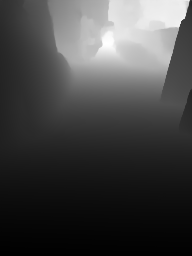
#> input picture adhoc/depth/3f76035400_depth_frame_001440.png, 192 x 256 px, given in place of 2f6aa18afe_frame_003240.png, which was not available
$ python surface_normal_estimation_adhoc.py
#> lines starting #> are read from the running program, lines starting #| are printed output that depends on the picture; after the words box and inside, x2 and y2 are one past the last pixel; in counts of white or black regions, pixels touching at a corner belong together; long printed decimals are rounded; pictures that were not available may be replaced by others from this repository, and a replacement may not be noted
import os
import numpy as np
import cv2
from PIL import Image
from matplotlib import pyplot as plt

# paths = ['adhoc/rgb/3f76035400_frame_001440.png',
#          'adhoc/depth/3f76035400_depth_frame_001440.png',
#          'adhoc/segment/3f76035400_frame_001440_gtFine_labelIds.png']
paths = ['adhoc/rgb/2f6aa18afe_frame_003240.png',
         'adhoc/depth/2f6aa18afe_depth_frame_003240.png',
         'adhoc/segment/2f6aa18afe_frame_003240_gtFine_labelIds.png']
# paths = ['adhoc/rgb/6024554a53_frame_014400.png',
#          'adhoc/depth/6024554a53_depth_frame_014400.png',
#          'adhoc/segment/6024554a53_frame_014400_gtFine_labelIds.png']
# paths = ['adhoc/rgb/3aaf8437bf_frame_004320.png',
#          'adhoc/depth/3aaf8437bf_depth_frame_004320.png',
#          'adhoc/segment/3aaf8437bf_frame_004320_gtFine_labelIds.png']

rgb_path = paths[0]
depth_path = paths[1]
rgb = Image.open(rgb_path)
#> rgb is the input picture: PIL image 192x256 I;16; min 1245, max 9227, mean 3378.2
depth = Image.open(depth_path)
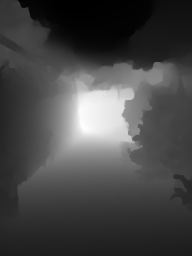
#> input picture adhoc/depth/2f6aa18afe_depth_frame_003240.png, 192 x 256 px
#> depth is the input picture: PIL image 192x256 I;16; min 890, max 7477, mean 2733.7
rgb = rgb.resize(depth.size, Image.BILINEAR)
# depth = depth.resize(rgb.size, Image.NEAREST)

segmentation_path = paths[2]
# segmentation_path = 'adhoc/segment/2f6aa18afe_frame_003240_gtFine_labelIds.png'
# segmentation_path = 'adhoc/segment/6024554a53_frame_014400_gtFine_labelIds.png'
# segmentation_path = 'adhoc/segment/3aaf8437bf_frame_004320_gtFine_labelIds.png'
segmentation = Image.open(segmentation_path)
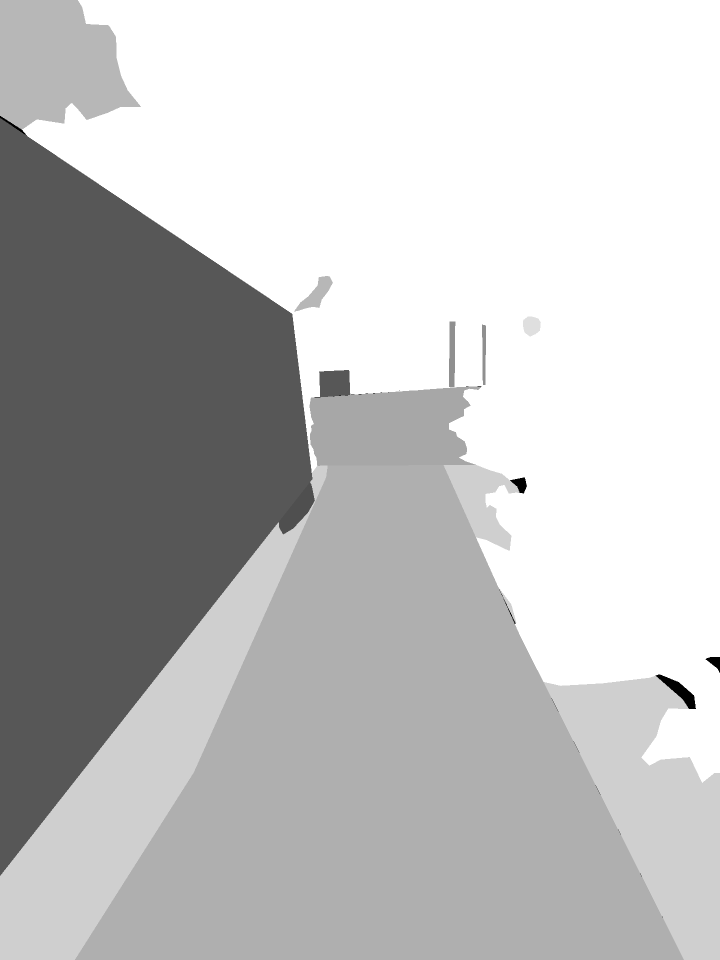
#> input picture adhoc/segment/2f6aa18afe_frame_003240_gtFine_labelIds.png, 1440 x 1920 px (shown at 1/2 size)
#> segmentation is the input picture: PIL image 1440x1920 L; min 0, max 32, mean 24.2
segmentation = segmentation.resize(depth.size, Image.NEAREST)
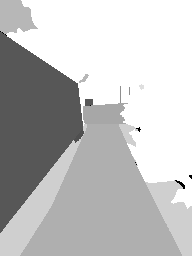
#> segmentation: PIL image 192x256 L; min 0, max 32, mean 24.2; drawn with min black and max white

rgb = np.array(rgb)
depth = np.array(depth)
segmentation = np.array(segmentation)

fx, fy = 1335.0, 1335.0
cx, cy = 960.0, 720.0
segmentation_class_id = 22 # sidewalk

print(f"Image size: {rgb.shape}, Depth size: {depth.shape}, Segmentation size: {segmentation.shape}")
#| Image size: (256, 192), Depth size: (256, 192), Segmentation size: (256, 192)

def filter_segmentation(segmentation, class_id, bounds: tuple):
    min_x, min_y, max_x, max_y = bounds
    min_x = min_x * segmentation.shape[1]
    min_y = min_y * segmentation.shape[0]
    max_x = max_x * segmentation.shape[1]
    max_y = max_y * segmentation.shape[0]

    print(f"Filtering segmentation for class {class_id} within bounds: ({min_x}, {min_y}) to ({max_x}, {max_y})")

    mask = (segmentation == class_id) & \
        (np.arange(segmentation.shape[0])[:, None] >= min_y) & \
        (np.arange(segmentation.shape[0])[:, None] < max_y) & \
        (np.arange(segmentation.shape[1])[None, :] >= min_x) & \
        (np.arange(segmentation.shape[1])[None, :] < max_x)
    filtered = np.zeros_like(segmentation)
    filtered[mask] = segmentation[mask]
    return filtered

def compute_surface_normals(depth, fx, fy, cx, cy, step=20, segmentation=None, segmentation_radius=10):
    h, w = depth.shape
    normals = np.zeros((h, w, 3), dtype=np.float32)

    for y in range(step, h - step, step):
        for x in range(step, w - step, step):
            dz = depth[y, x]
            if dz == 0:
                continue

            if segmentation is not None:
                seg = segmentation[y, x]
                seg_dx = segmentation[y, x + segmentation_radius] if x + segmentation_radius < w else segmentation[y, x]
                seg_dy = segmentation[y + segmentation_radius, x] if y + segmentation_radius < h else segmentation[y, x]
                seg_dx_1 = segmentation[y, x - segmentation_radius] if x - segmentation_radius >= 0 else segmentation[y, x]
                seg_dy_1 = segmentation[y - segmentation_radius, x] if y - segmentation_radius >= 0 else segmentation[y, x]
                if seg != segmentation_class_id or \
                    seg_dx != segmentation_class_id or seg_dy != segmentation_class_id or \
                    seg_dx_1 != segmentation_class_id or seg_dy_1 != segmentation_class_id:
                    continue

            # Center point in 3D
            X = (x - cx) * dz / fx
            Y = (y - cy) * dz / fy
            P = np.array([X, Y, dz])

            # Neighbor in x-direction
            dz_dx = depth[y, x + 1]
            if dz_dx == 0:
                continue
            X_dx = (x + 1 - cx) * dz_dx / fx
            Y_dx = (y - cy) * dz_dx / fy
            P_dx = np.array([X_dx, Y_dx, dz_dx])

            # Neighbor in y-direction
            dz_dy = depth[y + 1, x]
            if dz_dy == 0:
                continue
            X_dy = (x - cx) * dz_dy / fx
            Y_dy = (y + 1 - cy) * dz_dy / fy
            P_dy = np.array([X_dy, Y_dy, dz_dy])

            # Vectors and cross product
            v1 = P_dx - P
            v2 = P_dy - P
            n = np.cross(v1, v2)
            norm = np.linalg.norm(n)
            if norm > 0:
                normals[y, x] = n / norm

            # [4 lines of commented-out code are left out]

    return normals

def get_normal_angles(normals):
    valid_normals = normals[np.linalg.norm(normals, axis=2) > 0]
    if valid_normals.size == 0:
        return np.array([])

    # Compute angles with respect to the z-axis
    up = np.array([0, 0, 1])
    angles = np.arccos(np.clip(np.dot(valid_normals, up), -1.0, 1.0))
    return np.degrees(angles)

def print_normals_statistics(normal_angles):
    valid_angles = normal_angles[np.isfinite(normal_angles)]
    if valid_angles.size == 0:
        print("No valid angles found.")
        return

    mean_angle = np.mean(valid_angles)
    std_angle = np.std(valid_angles)
    print(f"Mean Angle: {mean_angle}, Std Angle: {std_angle}")

def visualize_normals_on_image(rgb, normals, step=20, scale=20):
    vis = rgb.copy()
    for y in range(step, normals.shape[0] - step, step):
        for x in range(step, normals.shape[1] - step, step):
            n = normals[y, x]
            if np.linalg.norm(n) > 0:
                end_point = (int(x + scale * n[0]), int(y - scale * n[1]))
                cv2.arrowedLine(vis, (x, y), end_point, color=(0, 255, 0), thickness=scale//4, tipLength=scale/10)
    return vis

def plot_histogram_with_image(normal_image, normal_angles, title="Normals Histogram"):
    valid_angles = normal_angles[np.isfinite(normal_angles)]
    if valid_angles.size == 0:
        print("No valid angles found for histogram.")
        return

    angles_degrees = valid_angles

    # Subplots, one for normal_image and one for histogram
    fig, (ax1, ax2) = plt.subplots(1, 2, figsize=(15, 6))
    ax1.imshow(cv2.cvtColor(normal_image, cv2.COLOR_BGR2RGB))
    ax1.set_title("Normal Image")
    ax1.axis('off')
    ax2.set_title(title)
    ax2.hist(angles_degrees.flatten(), bins=50, color='blue', alpha=0.7)
    ax2.set_xlabel("Normal Values")
    ax2.set_ylabel("Frequency")
    plt.tight_layout()
    plt.show()

step = 1
scale = 4
# exit(-1)
segmentation = filter_segmentation(segmentation, segmentation_class_id, (0, 0.3, 1, 0.9))
#| Filtering segmentation for class 22 within bounds: (0, 76.8) to (192, 230.4)
#> in filter_segmentation, `mask = (segmentation == class_id) & \ (np.arange(segmentation.shape[0]..`:
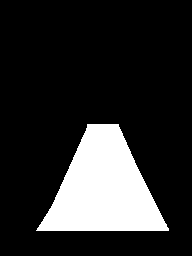
#> mask: shape (256, 192) bool; 17.3% white; 1 white region, box (x1, y1, x2, y2) and area: (36, 124, 169, 231) 8488
normals = compute_surface_normals(depth, fx, fy, cx, cy, step=step,
                                  segmentation=segmentation, segmentation_radius=5)
#> after the loop in compute_surface_normals, `for y in range(step, h - step, step):`:
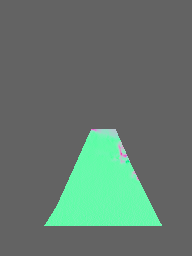
#> normals: shape (256, 192, 3) float32; mean of channels 0, 1, 2 0.00647, 0.121, 0.0607; drawn with min black and max white
normal_angles = get_normal_angles(normals)
#> in get_normal_angles, `angles = np.arccos(np.clip(np.dot(valid_normals, up), -1.0, 1.0))`: angles = 6700 values, max 1.41 at index 1288, min 0.784 at index 982, mean 1.11
#> normal_angles = 6700 values, max 81.06 at index 1288, min 44.94 at index 982, mean 63.5
print_normals_statistics(normal_angles)
#> in print_normals_statistics, `valid_angles = normal_angles[np.isfinite(normal_angles)]`: valid_angles has the same summary as normal_angles outside print_normals_statistics
#> in print_normals_statistics, `mean_angle = np.mean(valid_angles)`: mean_angle = 63.5
#> in print_normals_statistics, `std_angle = np.std(valid_angles)`: std_angle = 2.76
#| Mean Angle: 63.503, Std Angle: 2.757
normal_image = visualize_normals_on_image(rgb, normals, step=step, scale=scale)
#> after the loop in visualize_normals_on_image, `for y in range(step, normals.shape[0] - step, step):`:
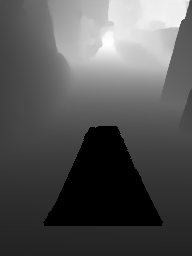
#> vis: shape (256, 192) uint16; 14.79% of pixels changed, all inside (x1, y1, x2, y2) = (43, 126, 163, 226); drawn with min black and max white
plot_histogram_with_image(normal_image, normal_angles, title="Surface Normals Histogram")
#> in plot_histogram_with_image, `valid_angles = normal_angles[np.isfinite(normal_angles)]`: valid_angles has the same summary as normal_angles outside plot_histogram_with_image
#> in plot_histogram_with_image, `angles_degrees = valid_angles`: angles_degrees has the same summary as normal_angles outside plot_histogram_with_image
#> in plot_histogram_with_image, `plt.show()`:
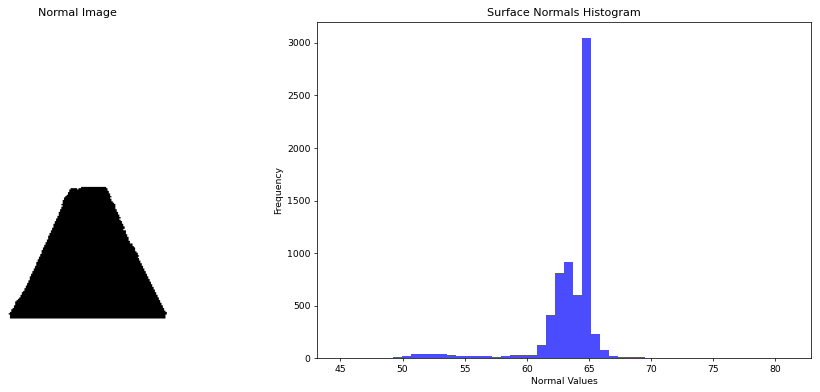
#> figure drawn by matplotlib, 2 panels; panel 2: tallest bar 3048 high, from x = 64.45 to 65.17

# [11 lines of commented-out code are left out]
